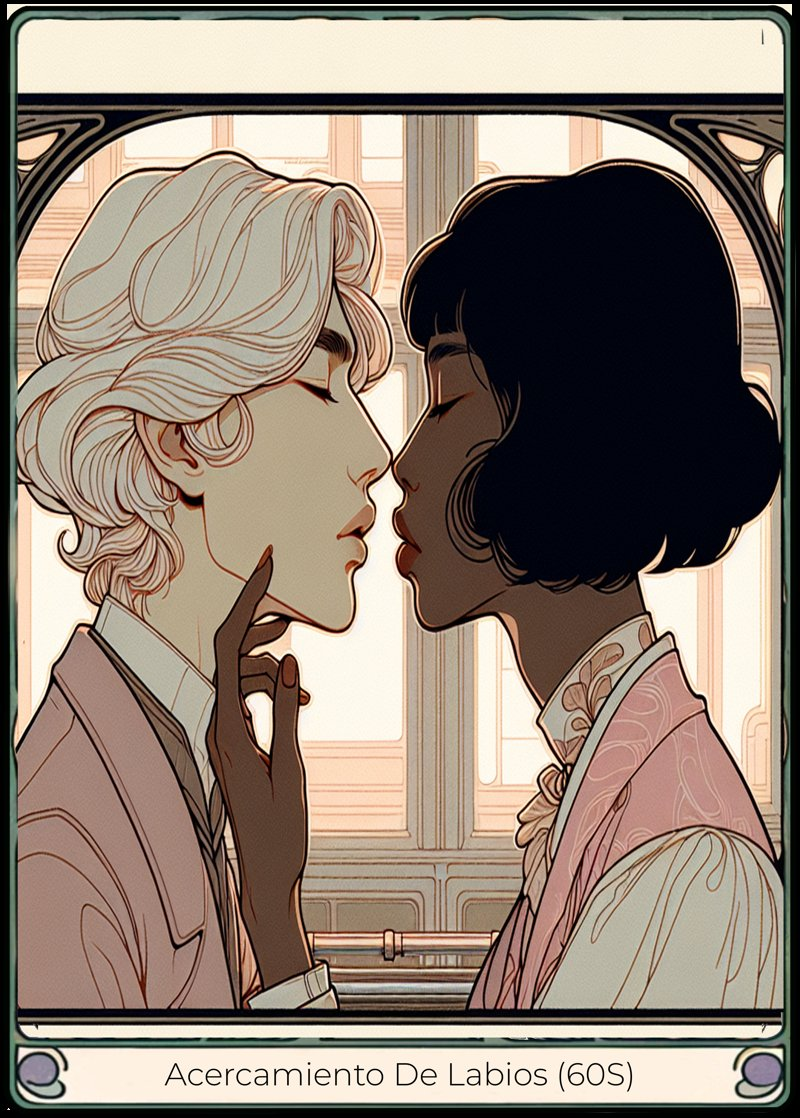
#> input picture website/deck_light/Acercamiento De Labios (60S).jpg, 800 x 1118 px; its folder holds only this picture in this run
$ python printable-generator.py
#> lines starting #> are read from the running program, lines starting #| are printed output that depends on the picture
import os
from glob import glob

from PIL import Image

# Function to resize and place images in a 3x3 grid on an A4 page
def create_a4_collage(folder_path):

#> called with folder_path = 'website/deck_light'
    if not os.path.exists("printables"):
        os.makedirs("printables")

    # A4 dimensions in pixels at 300 PPI
    a4_width_px = int((210/25.4)*300)
    a4_height_px = int((297/25.4)*300)


    # Image resize dimensions
    resize_width = 800
    resize_height = 1118

    # Read all image filenames in the specified folder
    image_files = sorted([f for f in os.listdir(folder_path) if os.path.isfile(os.path.join(folder_path, f))])


    for i in range(0,len(image_files),9):
        # Create a blank A4 image
        a4_image = Image.new('RGB', (a4_width_px, a4_height_px), 'white')
#> a4_image: PIL image 2480x3507 RGB; every value is 255

        image_files_i = image_files[i:i+9]

        # Load, resize, and place each image on the A4 canvas
        for index, file_name in enumerate(image_files_i):
            image_path = os.path.join(folder_path, file_name)

            # Calculate position
            x_offset = (index % 3) * (a4_width_px // 3) + (a4_width_px // 3 - resize_width) // 2
            y_offset = (index // 3) * (a4_height_px // 3) + (a4_height_px // 3 - resize_height) // 2

            with Image.open(image_path) as img:
                # Resize image
#> img is the input picture: PIL image 800x1118 RGB; mean R, G, B 143.3, 128.8, 116.4
                img = img.resize((resize_width, resize_height))
                # Paste image onto A4 canvas
                a4_image.paste(img, (x_offset, y_offset))
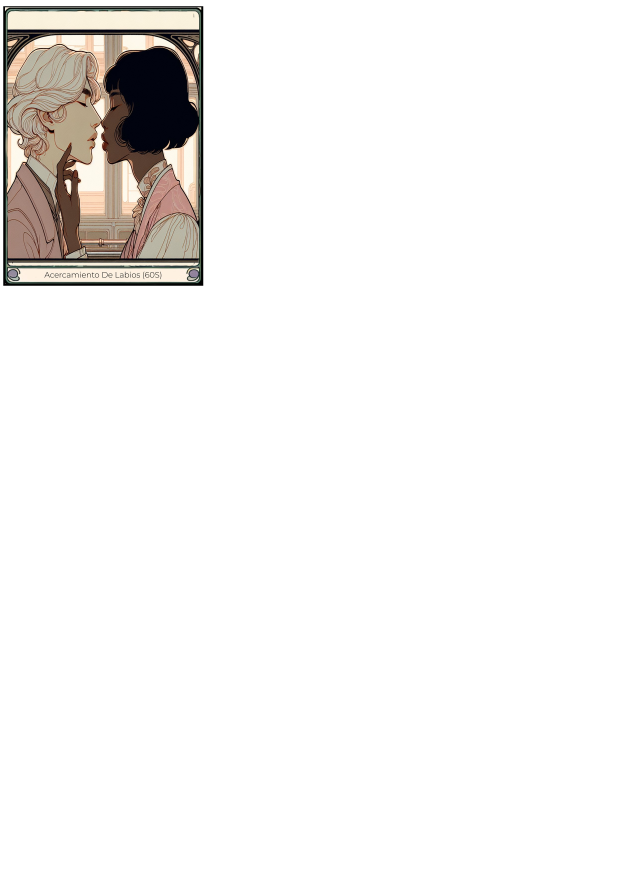
#> a4_image: PIL image 2480x3507 RGB (shown at 1/4 size); mean R, G, B 243.5, 242, 240.7

        # Save the final collage
        a4_image.save(f'printables/a4_collage_{i}.jpg')

    a4_image_back = Image.new('RGB', (a4_width_px, a4_height_px), 'white')

    # Load, resize, and place each image on the A4 canvas
    offsets1 = set([])
    offsets2 = set([])
    for index in range(9):
        with Image.open("backs/back1.png") as img_back:
            # Resize image
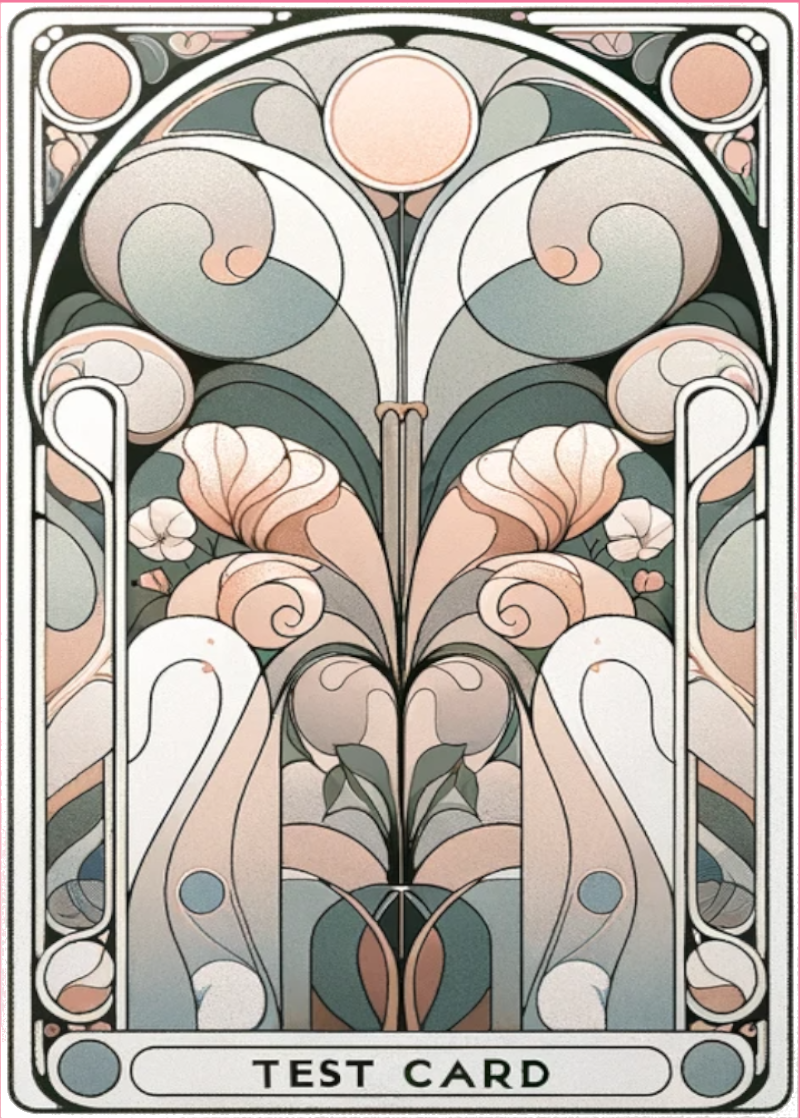
#> input picture backs/back1.png, 800 x 1118 px
#> img_back is the input picture: PIL image 800x1118 RGBA; mean R, G, B, A 178, 171.3, 162.9, 250.7
            img_back = img_back.resize((resize_width, resize_height))

            # Calculate position
            x_offset = (index % 3) * (a4_width_px // 3) + (a4_width_px // 3 - resize_width) // 2

            # mirroring image
            x_offset = int(a4_width_px - x_offset - resize_width)

            y_offset = (index // 3) * (a4_height_px // 3) + (a4_height_px // 3 - resize_height) // 2

            a4_image_back.paste(img_back, (x_offset, y_offset))
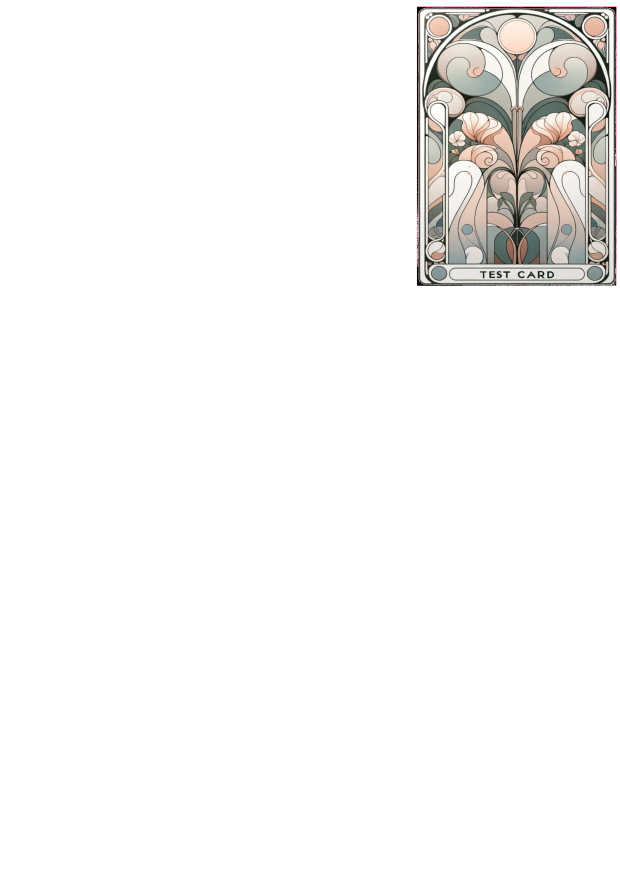
#> a4_image_back: PIL image 2480x3507 RGB (shown at 1/4 size); mean R, G, B 247.1, 246.4, 245.5
    # Save the final collage
    a4_image_back.save(f'printables/a4_backs.jpg')
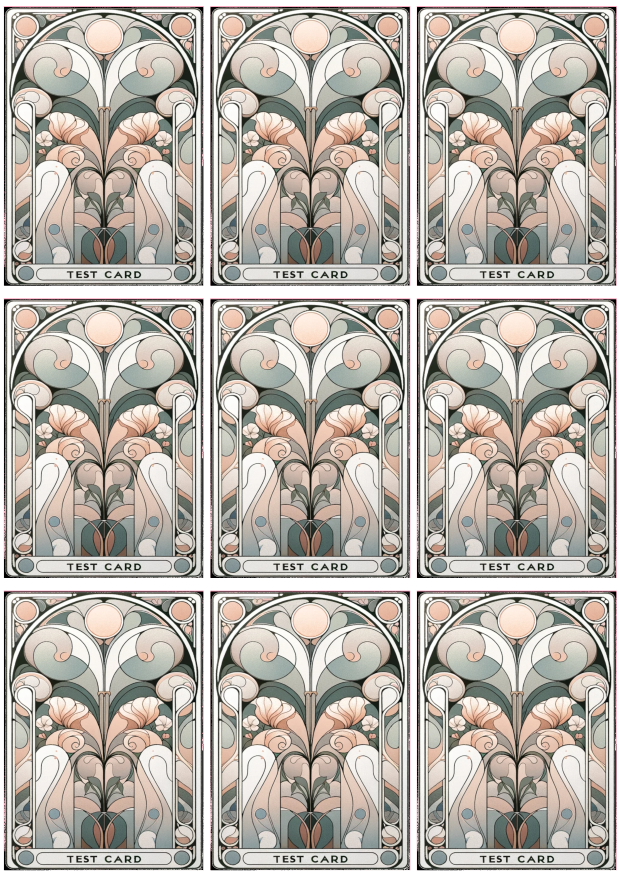
#> saved as a4_backs.jpg: PIL image 2480x3507 RGB (shown at 1/4 size); mean R, G, B 183.7, 177.5, 169.8

    print("A4 collage created successfully!")

def images_to_pdf_with_backs(image_paths, back_image_path, output_pdf_path):
    """
    Converts a list of images to a PDF file, intercalating each image with a specific back image.

    Parameters:
    - image_paths: List of paths to the images to be included in the PDF.
    - back_image_path: Path to the back image to be added after each image in the list.
    - output_pdf_path: Path where the output PDF will be saved.
    """

    images = []
    for image_path in image_paths:
        img = Image.open(image_path)
        img = img.convert('RGB')  # Convert images to RGB to ensure compatibility
        images.append(img)

        # Add the back image after each original image
        back_img = Image.open(back_image_path)
        back_img = back_img.convert('RGB')
        images.append(back_img)

    # Save the images as a PDF
    if images:
        images[0].save(output_pdf_path, save_all=True, append_images=images[1:])
    print("PDF Created!")

folder_path = 'website/deck_light'
create_a4_collage(folder_path)

image_paths = glob("printables/a4_collage*.jpg")
back_image_path = 'printables/a4_backs.jpg'  # Path to your back image
output_pdf_path = 'output.pdf'  # Desired output PDF path

images_to_pdf_with_backs(image_paths, back_image_path, output_pdf_path)
